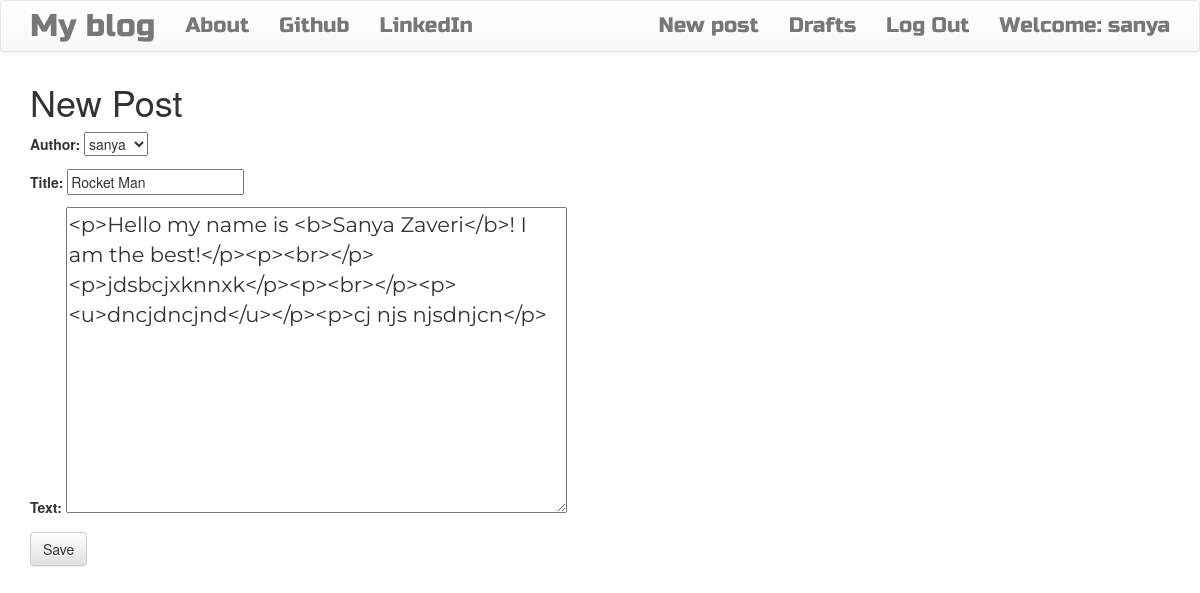
Screenshot of /post/1/edit/ (signed in) with the database file from the repository.
### blog/models.py (models this page shows, shortened)
class Post(models.Model):
    author=models.ForeignKey('auth.User',on_delete=models.CASCADE)
    title=models.CharField(max_length=200)
    text=models.TextField()
    created_date=models.DateTimeField(default=timezone.now)
    published_date=models.DateTimeField(blank=True,null=True)

### blog/views.py (the view)
# urls.py: path('post/<int:pk>/edit/',views.PostUpdateView.as_view(),name='post_edit'),
class PostUpdateView(LoginRequiredMixin,UpdateView):
     login_url='/login/'
     redirect_field_name='blog/post_detail.html'
     form_class=PostForm
     model=Post

### blog/forms.py
class PostForm(forms.ModelForm):
      class Meta():
          model=Post
          fields=('author','title','text')
          widgets={
              'title':forms.TextInput(attrs={'class':'textinputclass'}),
              'text':forms.Textarea(attrs={'class':'editable medium-editor-textarea postcontent'})
          }

### blog/templates/blog/post_form.html (shortened to what this page needs)
{%extends 'blog/base.html'%}
{%block content%}
<h1>New Post</h1>
<form class="postform"  method="POST">
    {{form.as_p}}
    <button type="submit" class='save btn btn-default' name="button">Save</button>
</form>
{%endblock%}

### blog/templates/blog/base.html (shortened to what this page needs)
<!DOCTYPE html>
{%load static%}
<html lang="en" dir="ltr">
  <head>
    <link rel="stylesheet" href="https://stackpath.bootstrapcdn.com/bootstrap/3.4.1/css/bootstrap.min.css">
     <link rel="stylesheet" href="https://stackpath.bootstrapcdn.com/bootstrap/3.4.1/css/bootstrap-theme.min.css">
    <link rel="stylesheet" href="//cdn.jsdelivr.net/npm/medium-editor@latest/dist/css/medium-editor.min.css" type="text/css" media="screen" charset="utf-8">
    <link rel="stylesheet" href="{%static 'css/blog.css'%}">
  </head>
  <body class='loader'>
     <nav class='navbar navbar-default techfont custom navbar'>
       <div class="container">
         <ul class='nav navbar-nav'>
           <li> <a class='navbar-brand bigbrand' href="{%url 'post_list'%}">My blog</a> </li>
           <li> <a href="{%url 'about' %}">About</a> </li>
           <li> <a href="https://www.github.com">Github</a> </li>
           <li> <a href="https://www.linkedin.com">LinkedIn</a> </li>
         </ul>
         <ul class='nav navbar-right'>
           {%if user.is_authenticated%}
            <ul class='nav navbar-nav'>
           <li> <a href="{%url 'post_new'%}">New post</a> </li>
           <li> <a href="{%url 'post_draft_list'%}">Drafts</a> </li>
           <li> <a href="{%url 'logout'%}">Log Out</a> </li>
           <li> <a >Welcome: {{user.username}}</a> </li>
         </ul>
           {%else%}
           <li> <a class='nav navbar-right' href="{%url 'login'%}"> <span class='glyphicon glyphicon-user'></span> </a> </li>
           {%endif%}
         </ul>
       </div>
     </nav>
     <div class="content container">
       <div class="row">
         <div class="col-md-8">
           <div class="blog_posts">
             {%block content%}
             {%endblock%}
           </div>
         </div>
       </div>
     </div>
  </body>
</html>

### blog/static/css/blog.css (style rules this page uses)
.techfont { font-family: 'Russo One', sans-serif; font-size: 1.5em; margin-bottom: 10px; }
.bigbrand { font-size: 1.5em; }
.postcontent { font-family: 'Montserrat'; font-size:1.5em; }
.loader { filter:hue-rotate(0deg); color:linear-gradient(45deg,#0f8,#08f); animation:hue 10000ms infinite linear; }

### rows the page displays
Post: author "sanya", title "Rocket Man", text "<p>Hello my name is <b>Sanya Zaveri</b>! I am the best!</p><p><br></p><p>jdsbcjxknnxk</p><p><br></p><p><u>dncjdncjnd</u></p><p>cj njs njsdnjcn</p>"

### other values shown
{{ user.username }} "sanya"
